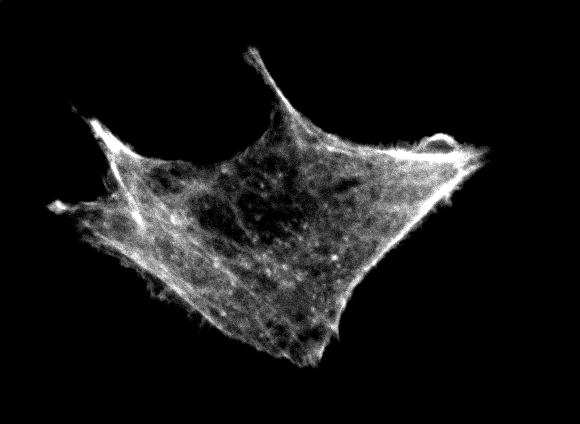
#> input picture Dados_image/temp/FIBRO CITO COL1 63X 1.3 2D T00-1.png, 580 x 424 px; its folder holds only this picture in this run
$ python conect.py
#> lines starting #> are read from the running program, lines starting #| are printed output that depends on the picture; after the words box and inside, x2 and y2 are one past the last pixel; in counts of white or black regions, pixels touching at a corner belong together
### tools.py
import cv2
import numpy as np
from skimage.filters import threshold_otsu
import pandas as pd
import networkx as nx

# [32 lines left out: functions calculate_entropy, max_entropy_threshold, not called in this run]

def th_otsu(image):
    """
    Apply Otsu's thresholding method to the image.

    Args:
    - image (numpy.ndarray): Input grayscale image.

    Returns:
    - numpy.ndarray: Binary image after Otsu's thresholding.
    """
    thresh_value = threshold_otsu(image)
    binary = image > thresh_value
    return (np.array(binary, dtype=int)) * 255

def gray(image):
    """
    Convert a BGR image to grayscale.

    Args:
    - image (numpy.ndarray): Input BGR image.

    Returns:
    - numpy.ndarray: Grayscale image.
    """
    return cv2.cvtColor(image, cv2.COLOR_BGR2GRAY)

# [6 lines left out: function viz, not called in this run]

def viz2 (N,L):
    '''
    Return the neighbors of the site N for a lattice with horizontal shape L.
    '''
    k=[N-L,N+L,N+1,N-1,N-L+1,N-L-1,N+L+1,N+L-1]
    return k

def nodEdg(Image):
    '''
    Return a dictionary with the lattice positions of the nodes, an data frame with source and target connection
    between the nodes and the nodes.
    '''
    L=Image.shape[1]
    edges=[]

    Npos=np.where(Image == 255)
    Nodes=Npos[0]*L+Npos[1]
    Spos=np.flip(Npos,axis=0)
    Spos[1]= Image.shape[1] - Spos[1]
    dic= dict(zip(Nodes, zip(*Spos)))

    for i in range (len(Nodes)):
        nb=viz2(Nodes[i],L)           #viz-primeiros vizinhos  viz2-primeiros e segundos vizinhos
        for j in range (len(nb)):
            if nb[j] in Nodes:
                if (nb[j],Nodes[i]) not in edges:
                    edges.append((Nodes[i],nb[j]))
    df=pd.DataFrame()
    df['source'] = np.array(edges)[:,0]
    df['target'] = np.array(edges)[:,1]

    return dic,df,Nodes

# [9 lines left out: function connected_component_subgraphs, not called in this run]

### conect.py
import numpy as np
import pandas as pd
import cv2
import networkx as nx
from tools import *
import matplotlib.pyplot as plt
from skimage.morphology import skeletonize
import glob
import os

# Configurações de diretórios
path_img_folder = "./Dados_image/temp/"
folder_original = glob.glob(path_img_folder + "*")


for img_path  in folder_original:

    img_th = th_otsu(gray(cv2.imread(img_path )))
#> in th_otsu, `thresh_value = threshold_otsu(image)`: thresh_value = 64
#> in th_otsu, `binary = image > thresh_value`:
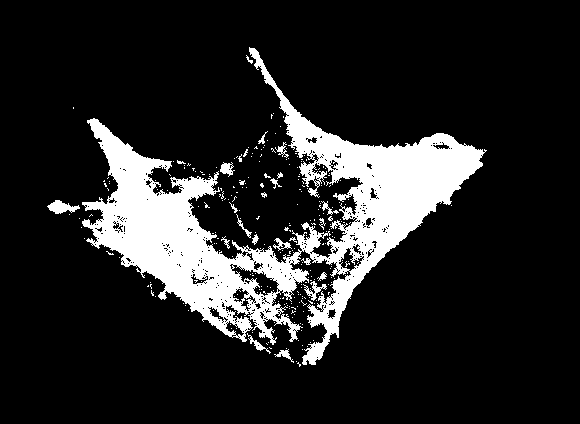
#> binary: shape (424, 580) bool; 14.7% white; 271 white regions (248 under 20 px), largest, box (x1, y1, x2, y2) and area: (82, 47, 487, 365) 34134, (47, 200, 80, 214) 252, (303, 281, 327, 301) 155
    sk = skeletonize(img_th,  method= 'zhang').astype(int)*255
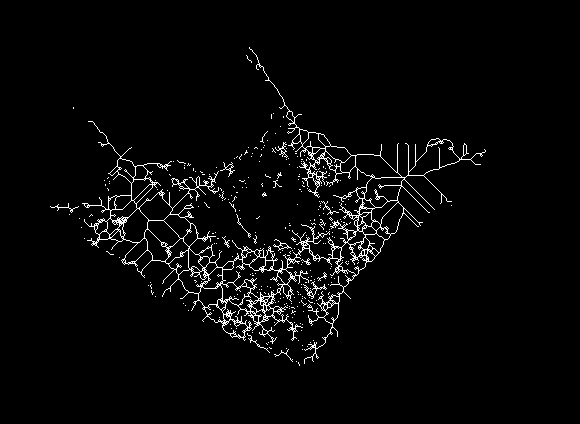
#> sk: shape (424, 580) int64; 3.1% white in thin lines or dots, all inside (x1, y1, x2, y2) = (50, 47, 486, 366)

    dic,edges,nodes=nodEdg(sk)
#> in nodEdg, `Npos=np.where(Image == 255)`: Npos = 7741 positions, rows 47 to 365, columns 50 to 485
#> in nodEdg, `Nodes=Npos[0]*L+Npos[1]`: Nodes = 7741 values from 27509 to 211999
#> in nodEdg, `dic= dict(zip(Nodes, zip(*Spos)))`: dic = 7741 items
#> the loop in nodEdg, `for i in range (len(Nodes)):` made 7741 passes
#> nb on passes 1 to 3: [26929, 28089, 27510, 27508, 26930, 26928, 28090, 28088], [27509, 28669, 28090, 28088, 27510, 27508, 28670, 28668], [28090, 29250, 28671, 28669, 28091, 28089, 29251, 29249]
#> after the loop in nodEdg, `for i in range (len(Nodes)):`: edges = 10585 pairs, first value 27509 to 211419, second value 28089 to 211999
#> dic = 7741 items; edges = table of 10585 rows and 2 columns; nodes = 7741 values from 27509 to 211999

    G=nx.from_pandas_edgelist(edges)
    fig, ax = plt.subplots(figsize = (40, 30))
    pos = dic  # position layout
#> pos = 7741 items
    print(len(nodes))
#| 7741

    # [4 lines of commented-out code are left out]

$ run again, on Dados_image/temp/FIBRO CITO COL1 63X 1.3 2D T00-2.png
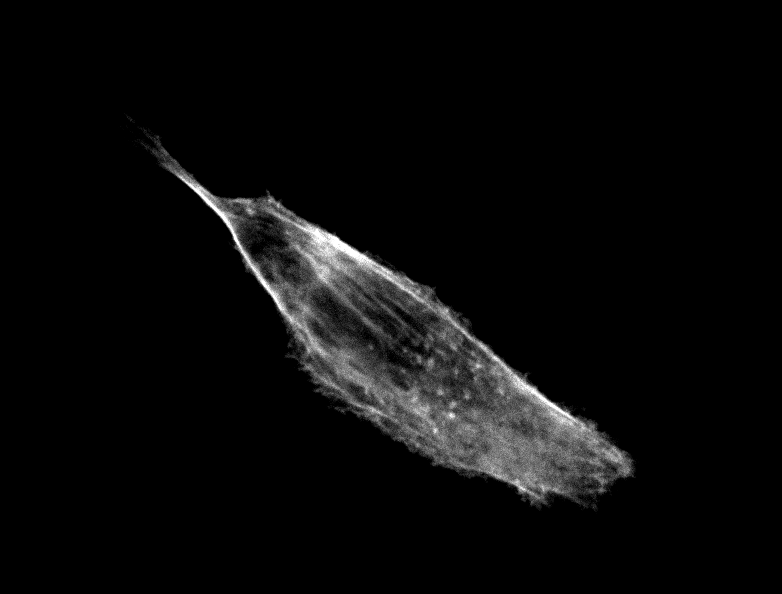
#> input picture Dados_image/temp/FIBRO CITO COL1 63X 1.3 2D T00-2.png, 782 x 594 px
#> thresh_value = 53
#> in th_otsu, `binary = image > thresh_value`:
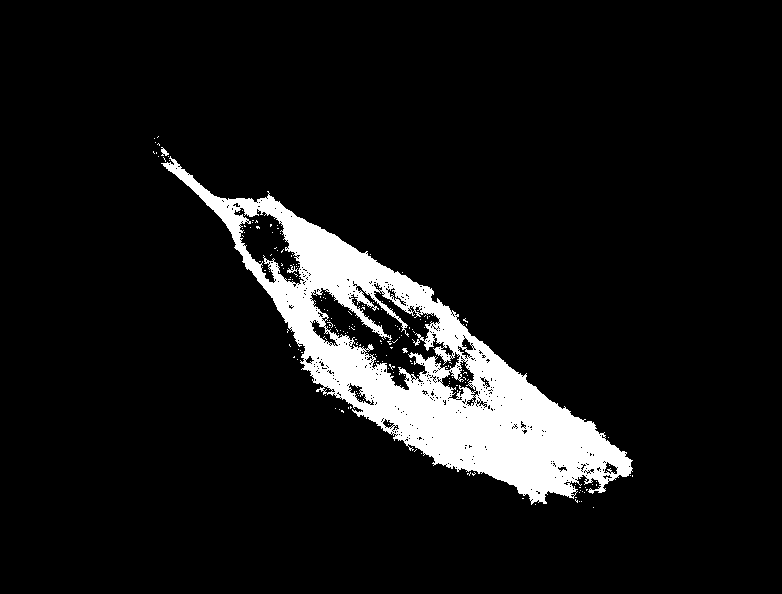
#> binary: shape (594, 782) bool; 8.4% white; 195 white regions (191 under 20 px), largest, box (x1, y1, x2, y2) and area: (161, 156, 633, 505) 38311, (161, 147, 169, 156) 39, (287, 265, 298, 273) 36, (412, 339, 420, 346) 23
#> `sk = skeletonize(img_th,  method= 'zhang').astype(int)*255`:
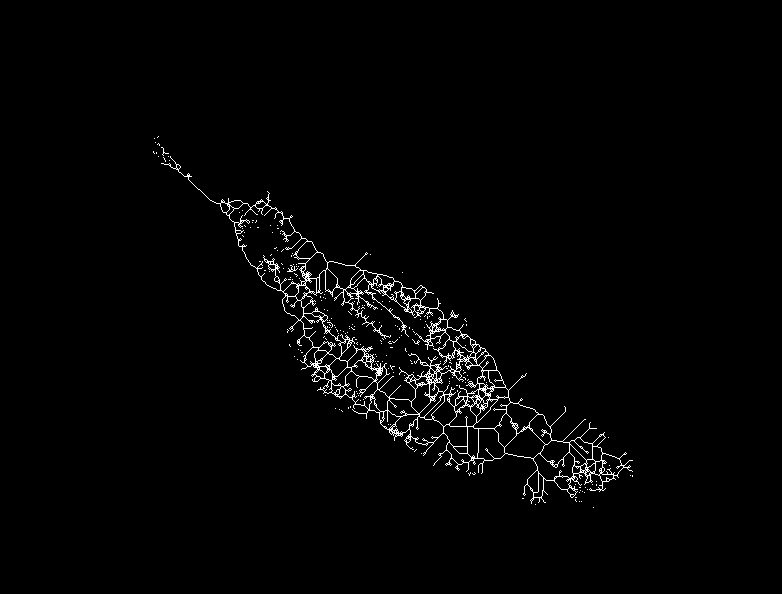
#> sk: shape (594, 782) int64; 1.6% white in thin lines or dots, all inside (x1, y1, x2, y2) = (153, 136, 633, 508)
#> Npos = 7630 positions, rows 136 to 507, columns 153 to 632
#> Nodes = 7630 values from 106510 to 397067
#> in nodEdg, `dic= dict(zip(Nodes, zip(*Spos)))`: dic = 7630 items
#> after the loop in nodEdg, `for i in range (len(Nodes)):`: edges = 10717 pairs, first value 106510 to 393108, second value 107291 to 393877
#> `dic,edges,nodes=nodEdg(sk)`: dic = 7630 items; edges = table of 10717 rows and 2 columns; nodes = 7630 values from 106510 to 397067
#> pos = 7630 items
#| 7630

$ run again, on Dados_image/temp/FIBRO CITO COL1 63X 1.3 3D T00-1.png
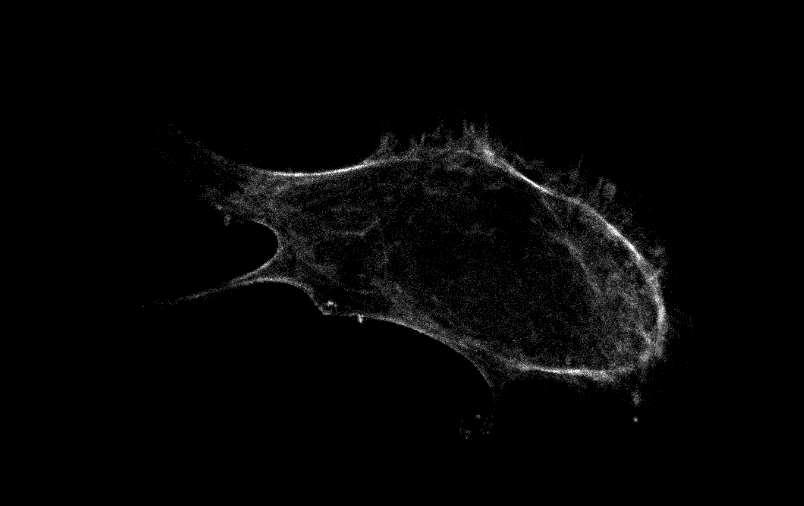
#> input picture Dados_image/temp/FIBRO CITO COL1 63X 1.3 3D T00-1.png, 804 x 506 px
#> thresh_value = 34
#> in th_otsu, `binary = image > thresh_value`:
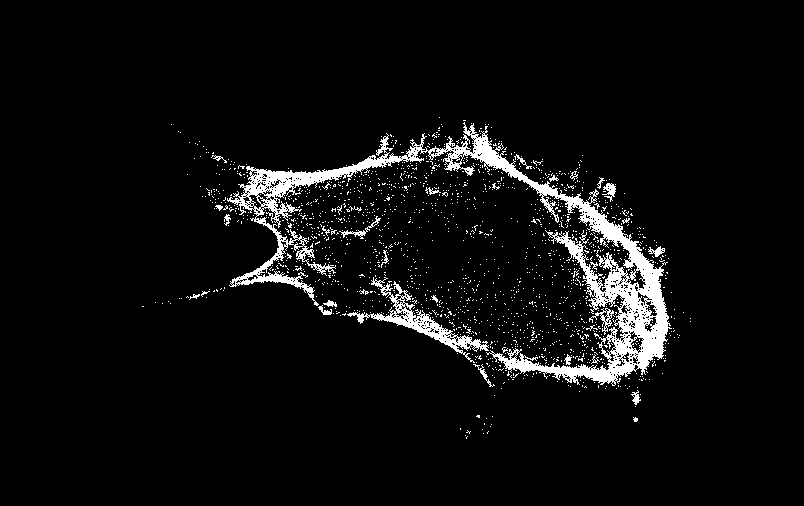
#> binary: shape (506, 804) bool; 5.3% white; 1623 white regions (1593 under 20 px), largest, box (x1, y1, x2, y2) and area: (227, 122, 672, 386) 15288, (347, 277, 489, 363) 1844, (589, 308, 614, 335) 177
#> `sk = skeletonize(img_th,  method= 'zhang').astype(int)*255`:
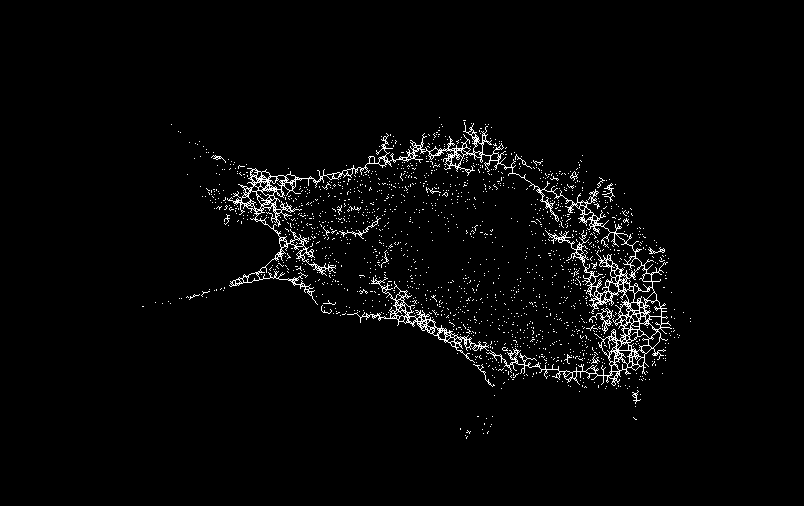
#> sk: shape (506, 804) int64; 2.7% white in thin lines or dots, all inside (x1, y1, x2, y2) = (142, 117, 691, 439)
#> Npos = 10942 positions, rows 117 to 438, columns 142 to 690
#> Nodes = 10942 values from 94507 to 352618
#> in nodEdg, `dic= dict(zip(Nodes, zip(*Spos)))`: dic = 10942 items
#> the loop in nodEdg, `for i in range (len(Nodes)):` made 10942 passes
#> nb on passes 1 to 3: [93703, 95311, 94508, 94506, 93704, 93702, 95312, 95310], [96139, 97747, 96944, 96942, 96140, 96138, 97748, 97746], [96140, 97748, 96945, 96943, 96141, 96139, 97749, 97747]
#> after the loop in nodEdg, `for i in range (len(Nodes)):`: edges = 14342 pairs, first value 96943 to 351814, second value 96944 to 352618
#> `dic,edges,nodes=nodEdg(sk)`: dic = 10942 items; edges = table of 14342 rows and 2 columns; nodes = 10942 values from 94507 to 352618
#> pos = 10942 items
#| 10942
